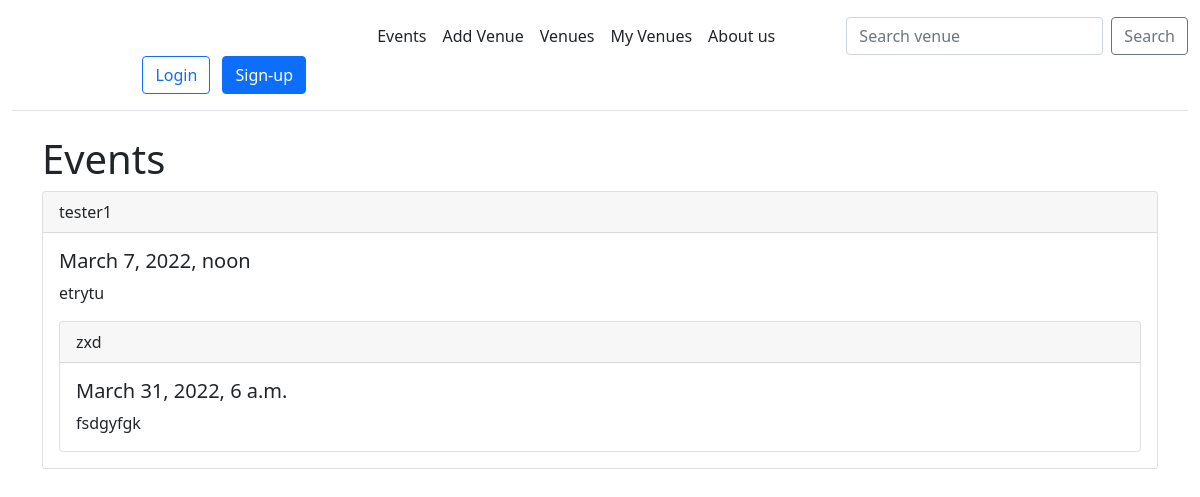
The app's page /events/, older data.
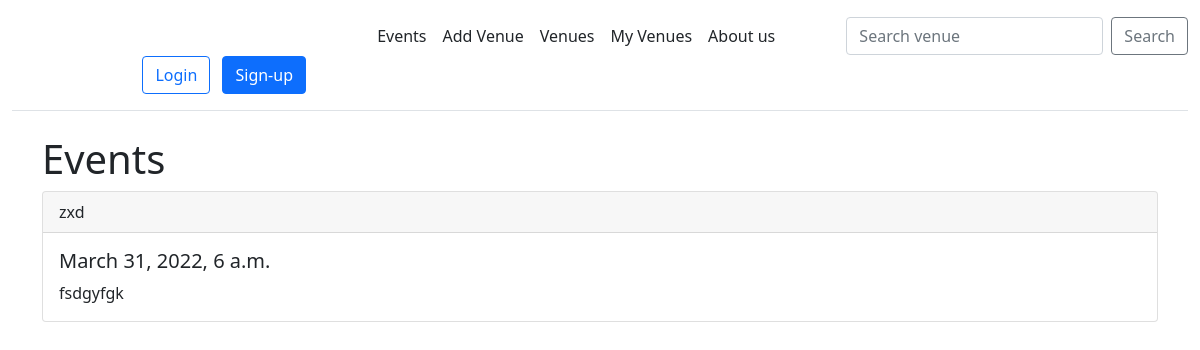
The same page, newer data.
### events/models.py (models this page shows, shortened)
class Event(models.Model):
    name = models.CharField('Event Name', max_length=120)
    event_date = models.DateTimeField('Event Date')
    venue = models.ForeignKey(Venue, blank=True, null=True, on_delete=models.CASCADE)
    manager = models.CharField(max_length=120)
    description = models.TextField(blank=True)
    attendees = models.ManyToManyField(MyClubUser, blank=True)

class Venue(models.Model):
    name = models.CharField('Venue Name', max_length=120)
    address = models.CharField(max_length=300)
    zip_code = models.CharField('Zip Code', max_length=20)
    phone = models.CharField('Contact Phone', max_length=20)
    web = models.URLField('Website Address')
    email = models.EmailField('Email')
    owner = models.IntegerField("Venue owner", blank=False, default=1)
    venue_image = models.ImageField(null=True, blank=True, upload_to="images/")
    approved = models.BooleanField('Approved', default=False)
    def __str__(self):
        return self.name

### events/views.py (the view)
# urls.py: path('events/', views.all_events, name='list-events'),
def all_events(request):
    event_list = Event.objects.all()
    return render(request, 'events/event_list.html', {
        'event_list': event_list
    })

### events/templates/events/event_list.html (shortened to what this page needs)
{% extends 'base.html' %}
{% block content %}
<div class="container">
<h1>Events</h1>
{% for event in event_list %}
<div class="card">
  <div class="card-header">
    {{ event.venue }}
  </div>
  <div class="card-body">
    <h5 class="card-title">{{ event.event_date }} </h5>
    <p class="card-text">
        {{ event.description }}
        {% endfor %}
    </p>
  </div>
</div>
</div>
{% endblock %}

Row changes from the older to the newer data that the page shows:
removed Event: venue "tester1", event_date "March 7, 2022, noon", description "etrytu"
